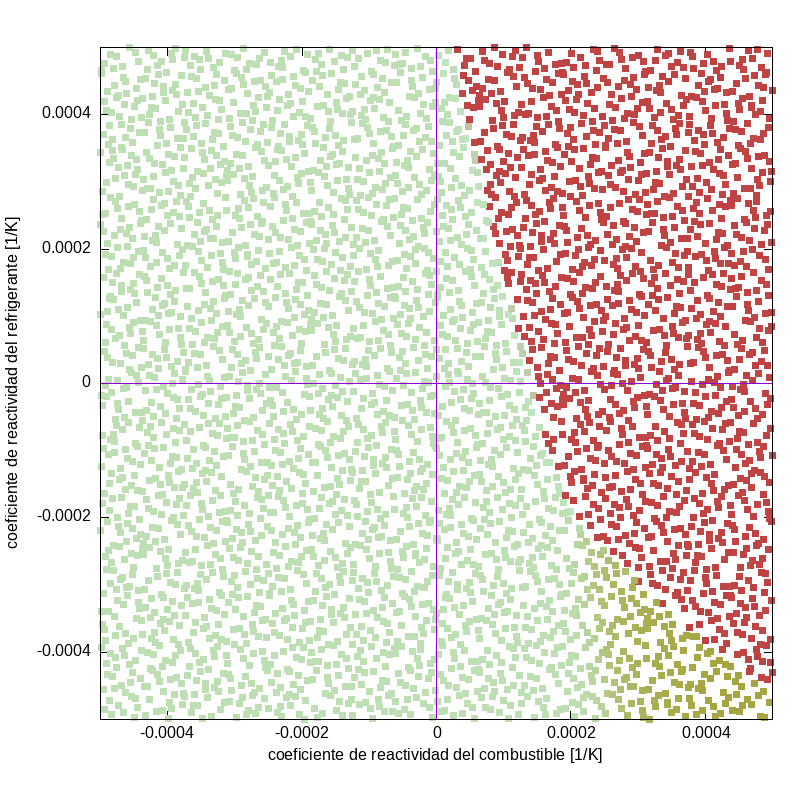

Generate this figure with gnuplot:
set palette defined ( 0 0.65 0.65 0.25, 0.25 0.75 0.9 0.75, 1 0.75 0.25 0.25 )
unset colorbox
unset key
set terminal png size 800,800
set xlabel "coeficiente de reactividad del combustible [1/K]"
set ylabel "coeficiente de reactividad del refrigerante [1/K]"
set xrange [-50e-5:+50e-5]
set yrange [-50e-5:+50e-5]
set size square
set output "map.png"
plot "point.dat" palette pt 44, "xaxis" w l lt 9, "yaxis" w l lt 9
